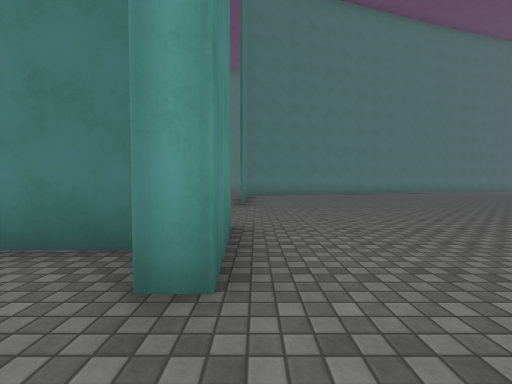
View 1 (above)

18 first-person views from a walk through a 3-D level made in the Unity game engine. The camera is 1.2 m above the floor, tilts 2° down and sees 90° across. The floor is counted in squares, 2 m on a side. Each view is taken from the middle of a square. On the plan, view 1 faces up. The plan holds only what a view shows up to about 9 squares ahead; the rest is blank. The place goes on beyond the plan. The player is left out. Surface patterns are stand-ins for the level's own textures.

View 2
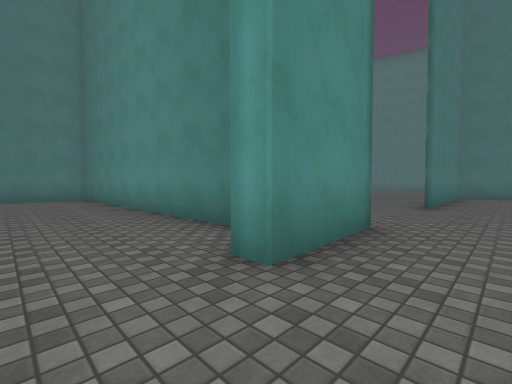

View 3
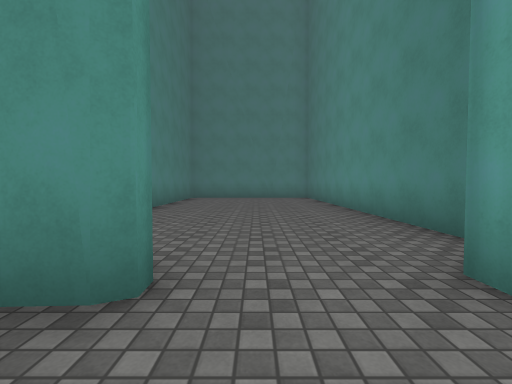

View 4
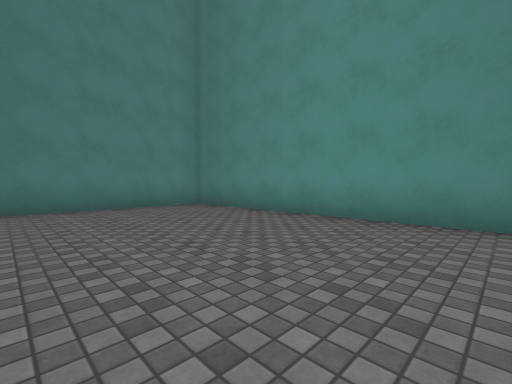

View 5
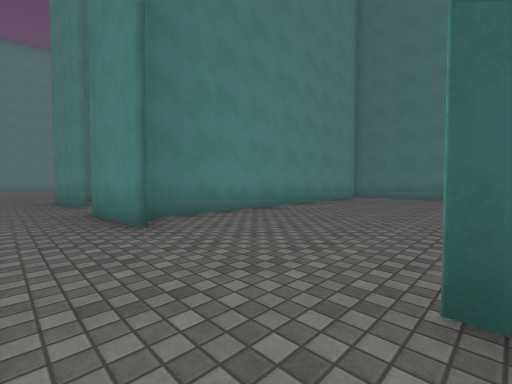

View 6
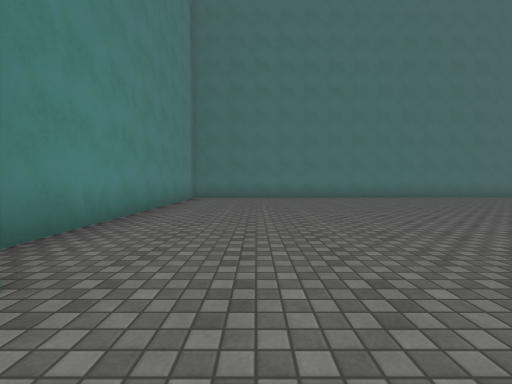

View 7
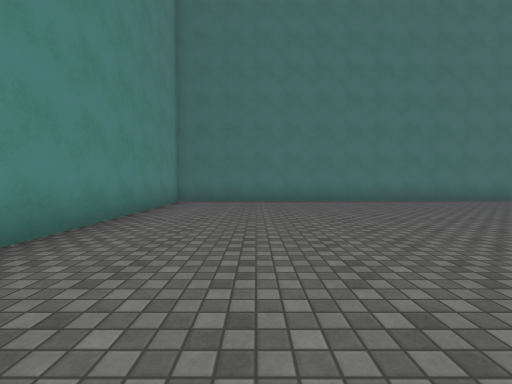

View 8
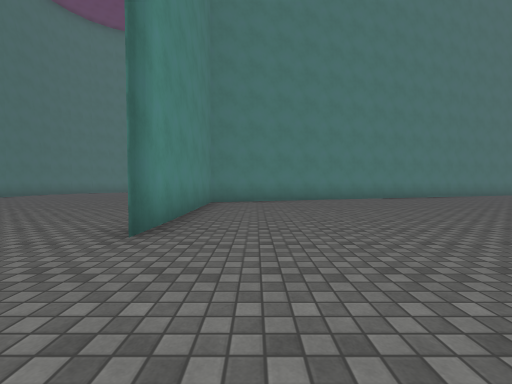

View 9
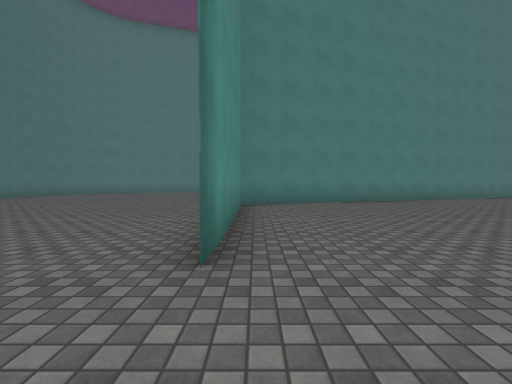

View 10
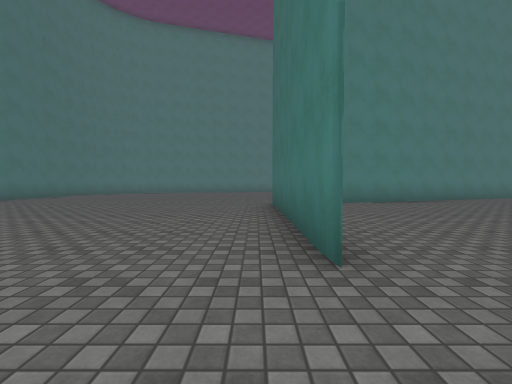

View 11
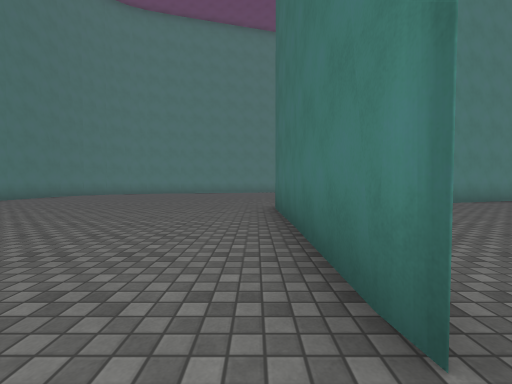

View 12
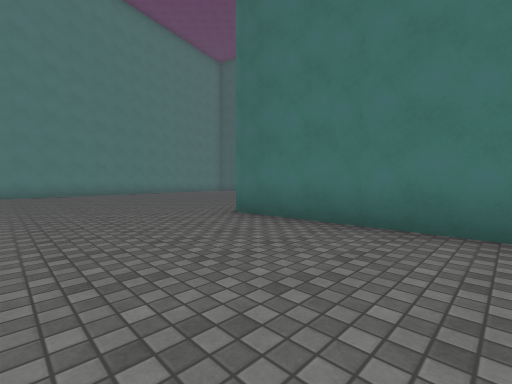

View 13
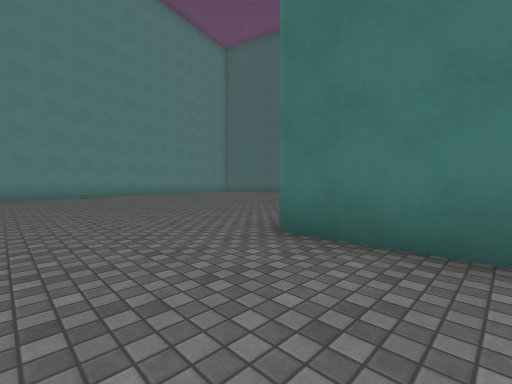

View 14
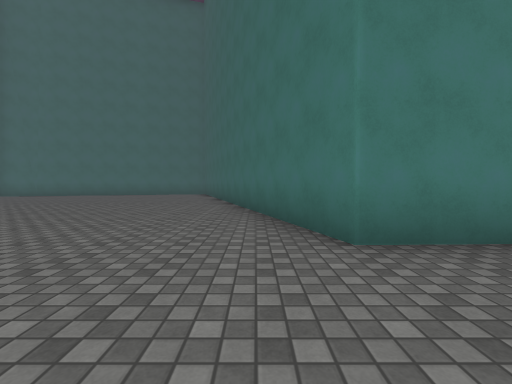

View 15
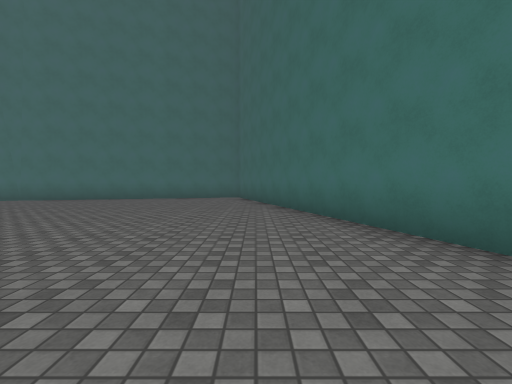

View 16
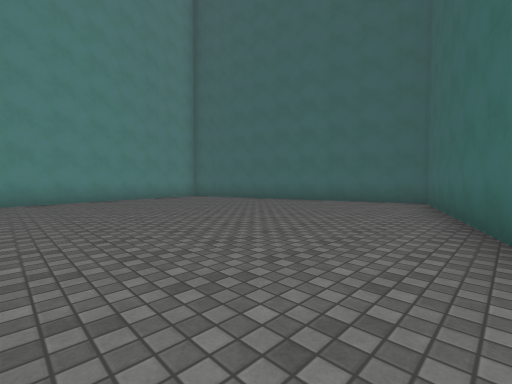

View 17
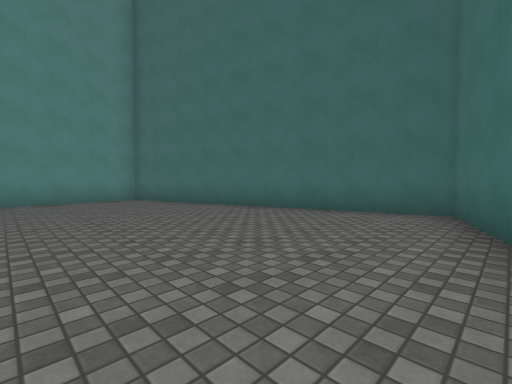

View 18
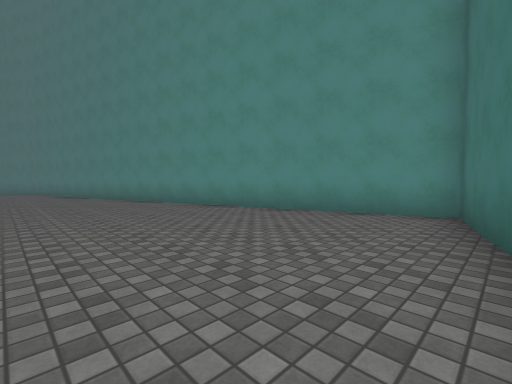

### Floor plan
Points are (right, up) in squares from view 1. A wall is a line through its corners. A room is listed if a view was taken in it or the views show most of it. See-through windows are left out.
Room 1 (views 1, 4)
walls: (-1, 2.3) (-9.5, 2.1) (-9.4, -2.1); (-0.3, 1.4) (-0.8, 1.4)
ways out: opening at (1, 0.5) to room 2
Room 2 (views 2, 3, 5, 6, 8)
walls: (7.6, 14.6) (-0.5, 12); (-0.3, 11.5) (-0.4, 6.7); (-0.4, 3.6) (-0.3, 1.4); (-0.2, -0.8) (-0.2, -2.5)
ways out: opening at (1, 0.5) to room 1; opening at (0, 5) to room 3
Room 3 (views 7, 9, 10, 11, 12, 13, 14, 15, 16, 17, 18)
walls: (-0.4, 7) (-0.5, 12) (10.7, 15.7) (8.3, 24.5) (-3.1, 21.4); (-0.4, 6.7) (-0.5, 7.2); (-9.7, 15) (-9.5, 2.5) (-0.7, 2.7)
ways out: opening at (0, 5) to room 2

Positions as (right, up) in squares from view 1, and headings:
1: (0, 0), facing up
2: (1, 0), facing up-left
3: (1, 0), facing left
4: (-3, -2), facing up-left
5: (1, 7), facing down-left
6: (1, 5), facing left
7: (-1, 5), facing left
8: (1, 4), facing up
9: (0, 5), facing up
10: (-1, 5), facing up
11: (-1, 6), facing up
12: (-4, 8), facing up-right
13: (-3, 10), facing up-right
14: (-3, 13), facing right
15: (0, 15), facing right
16: (2, 14), facing up-right
17: (5, 15), facing up-right
18: (9, 19), facing up-left
